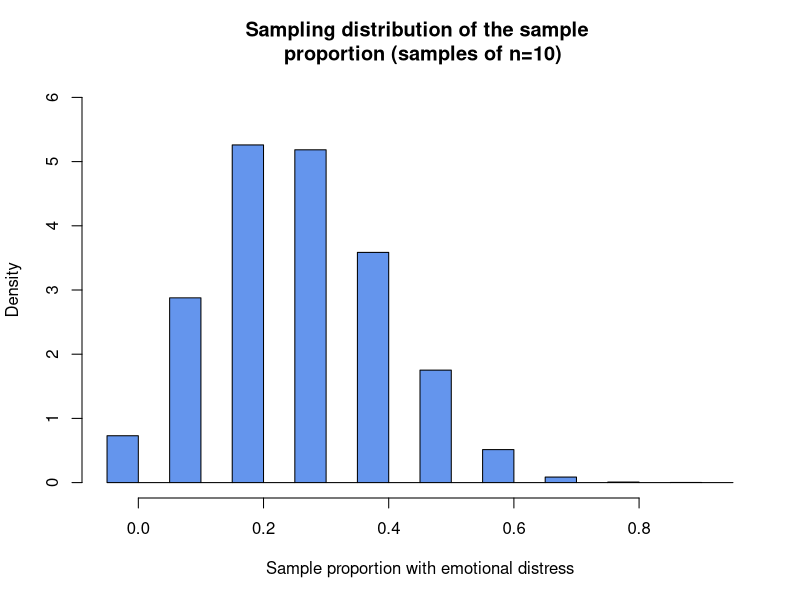
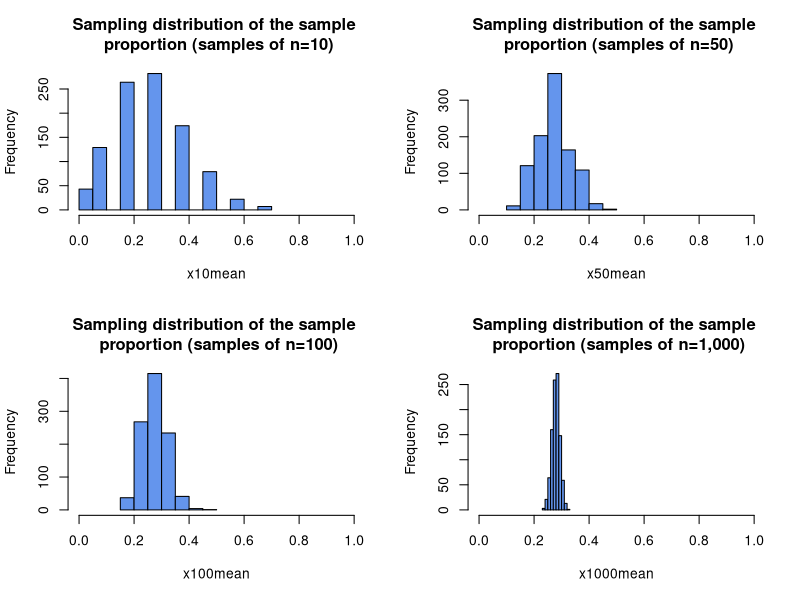

Reproduce these figures in R, in order.
# Population parameters
pi <- 0.28
n_in_study <- 10

# Simulate data from multiple studies
different_studies <- 10000
set.seed(1042)
study_measurements_ed <- list()
for (i in 1:different_studies) {
  study_measurements_ed[[i]] <- rbinom(n_in_study, 1, pi)
}

# Calculate the proportion in each study
sample.props   <- sapply(study_measurements_ed, mean)

# Draw graphs
options(repr.plot.width=5, repr.plot.height=5)
hist(sample.props[1:10000], 
     freq=FALSE, breaks=seq(-0.05, 0.95, 0.05), col="cornflowerblue",
     ylim=c(0, 6), xlab="Sample proportion with emotional distress", 
     main="Sampling distribution of the sample \n proportion (samples of n=10)")  # the "\n" makes a newline


### Summarise the approximate sampling distribution

# The mean value of the different sample means
mean(sample.props)

# The whole sampling distribution (i.e. the PDF)
table(sample.props)/different_studies

x10n <- sapply(rep(10,1000),function(x) rbinom(x, 1, p = 0.28)) 
x10mean <- colMeans(x10n)
                            
x50n <- sapply(rep(50,1000),function(x) rbinom(x, 1, p = 0.28)) 
x50mean <- colMeans(x50n)

x100n <- sapply(rep(100,1000),function(x) rbinom(x, 1, p = 0.28)) 
x100mean <- colMeans(x100n)

x1000n <- sapply(rep(1000,1000),function(x) rbinom(x, 1, p = 0.28)) 
x1000mean <- colMeans(x1000n)
                                
par(mfrow=c(2,2))
hist(x10mean,col="cornflowerblue",xlim=c(0,1), main="Sampling distribution of the sample \n proportion (samples of n=10)")
hist(x50mean,col="cornflowerblue",xlim=c(0,1), main="Sampling distribution of the sample \n proportion (samples of n=50)")        
hist(x100mean,col="cornflowerblue",xlim=c(0,1), main="Sampling distribution of the sample \n proportion (samples of n=100)")
hist(x1000mean,col="cornflowerblue",xlim=c(0,1), main="Sampling distribution of the sample \n proportion (samples of n=1,000)")
